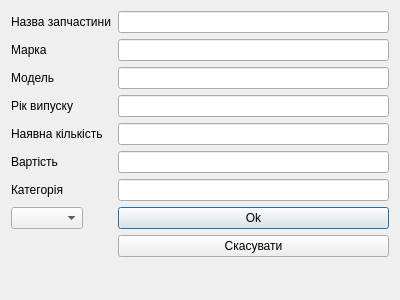
<?xml version="1.0" encoding="UTF-8"?>
<ui version="4.0">
 <class>ClassAdd</class>
 <widget class="QDialog" name="ClassAdd">
  <property name="geometry">
   <rect>
    <x>0</x>
    <y>0</y>
    <width>400</width>
    <height>300</height>
   </rect>
  </property>
  <property name="windowTitle">
   <string>Dialog</string>
  </property>
  <layout class="QFormLayout" name="formLayout">
   <item row="0" column="0">
    <widget class="QLabel" name="nameLabel">
     <property name="text">
      <string>Назва запчастини</string>
     </property>
    </widget>
   </item>
   <item row="0" column="1">
    <widget class="QLineEdit" name="nameEdit"/>
   </item>
   <item row="1" column="0">
    <widget class="QLabel" name="label">
     <property name="text">
      <string>Марка</string>
     </property>
    </widget>
   </item>
   <item row="1" column="1">
    <widget class="QLineEdit" name="carBrandEdit"/>
   </item>
   <item row="2" column="0">
    <widget class="QLabel" name="label_2">
     <property name="text">
      <string>Модель</string>
     </property>
    </widget>
   </item>
   <item row="2" column="1">
    <widget class="QLineEdit" name="carModelEdit"/>
   </item>
   <item row="3" column="0">
    <widget class="QLabel" name="label_3">
     <property name="text">
      <string>Рік випуску</string>
     </property>
    </widget>
   </item>
   <item row="3" column="1">
    <widget class="QLineEdit" name="carYearEdit"/>
   </item>
   <item row="4" column="0">
    <widget class="QLabel" name="label_4">
     <property name="text">
      <string>Наявна кількість</string>
     </property>
    </widget>
   </item>
   <item row="4" column="1">
    <widget class="QLineEdit" name="inStockEdit"/>
   </item>
   <item row="5" column="0">
    <widget class="QLabel" name="label_5">
     <property name="text">
      <string>Вартість</string>
     </property>
    </widget>
   </item>
   <item row="5" column="1">
    <widget class="QLineEdit" name="priceEdit"/>
   </item>
   <item row="6" column="0">
    <widget class="QLabel" name="label_6">
     <property name="text">
      <string>Категорія</string>
     </property>
    </widget>
   </item>
   <item row="7" column="1">
    <widget class="QPushButton" name="buttonOk">
     <property name="text">
      <string>Ok</string>
     </property>
    </widget>
   </item>
   <item row="8" column="1">
    <widget class="QPushButton" name="buttonDecline">
     <property name="text">
      <string>Скасувати</string>
     </property>
    </widget>
   </item>
   <item row="7" column="0">
    <widget class="QComboBox" name="categoryBox"/>
   </item>
   <item row="6" column="1">
    <widget class="QLineEdit" name="categoryEdit"/>
   </item>
  </layout>
 </widget>
 <resources/>
 <connections>
  <connection>
   <sender>buttonDecline</sender>
   <signal>clicked()</signal>
   <receiver>ClassAdd</receiver>
   <slot>close()</slot>
   <hints>
    <hint type="sourcelabel">
     <x>382</x>
     <y>276</y>
    </hint>
    <hint type="destinationlabel">
     <x>386</x>
     <y>290</y>
    </hint>
   </hints>
  </connection>
 </connections>
</ui>
